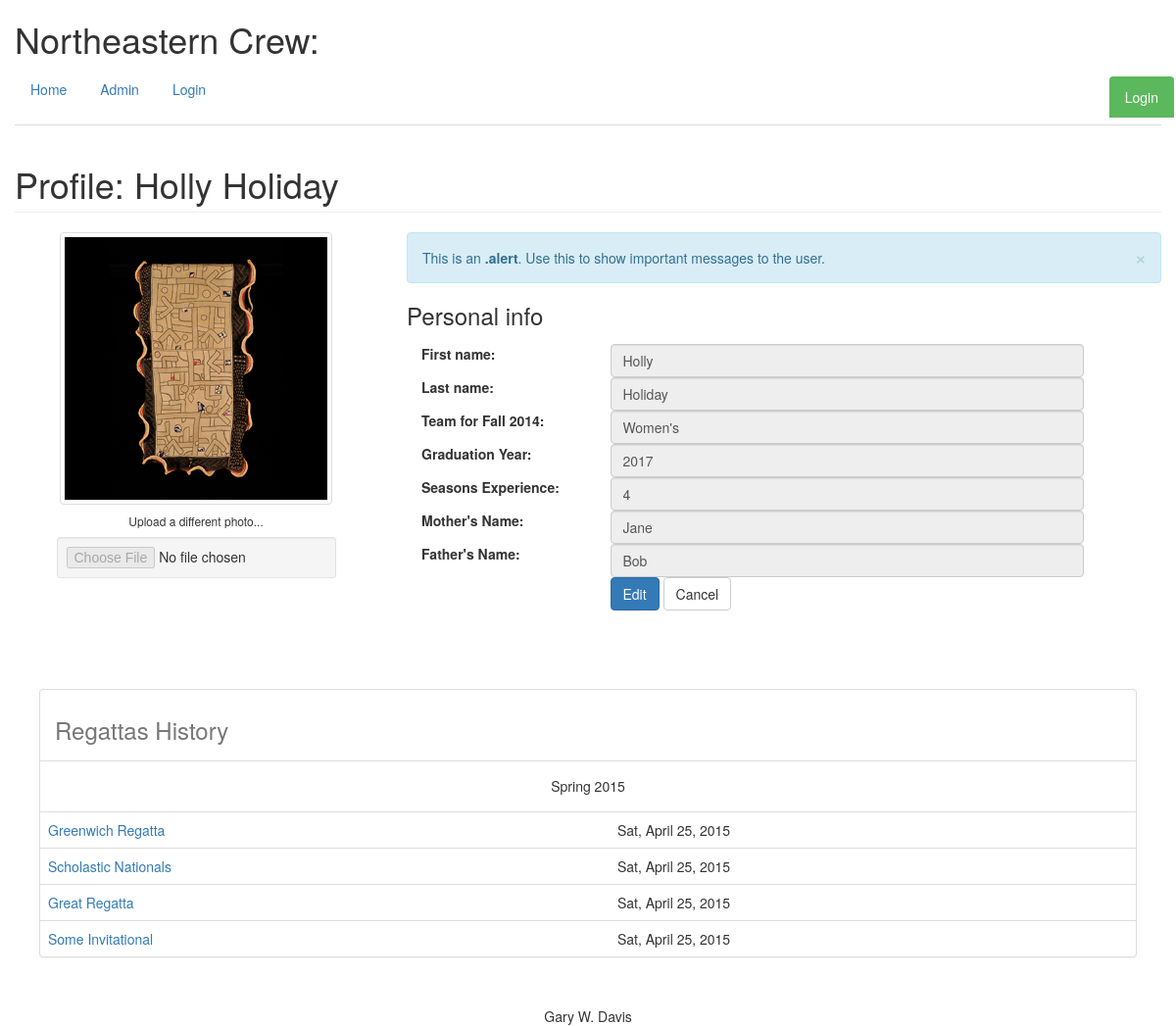
Before: /rower/8/ with the older database file.
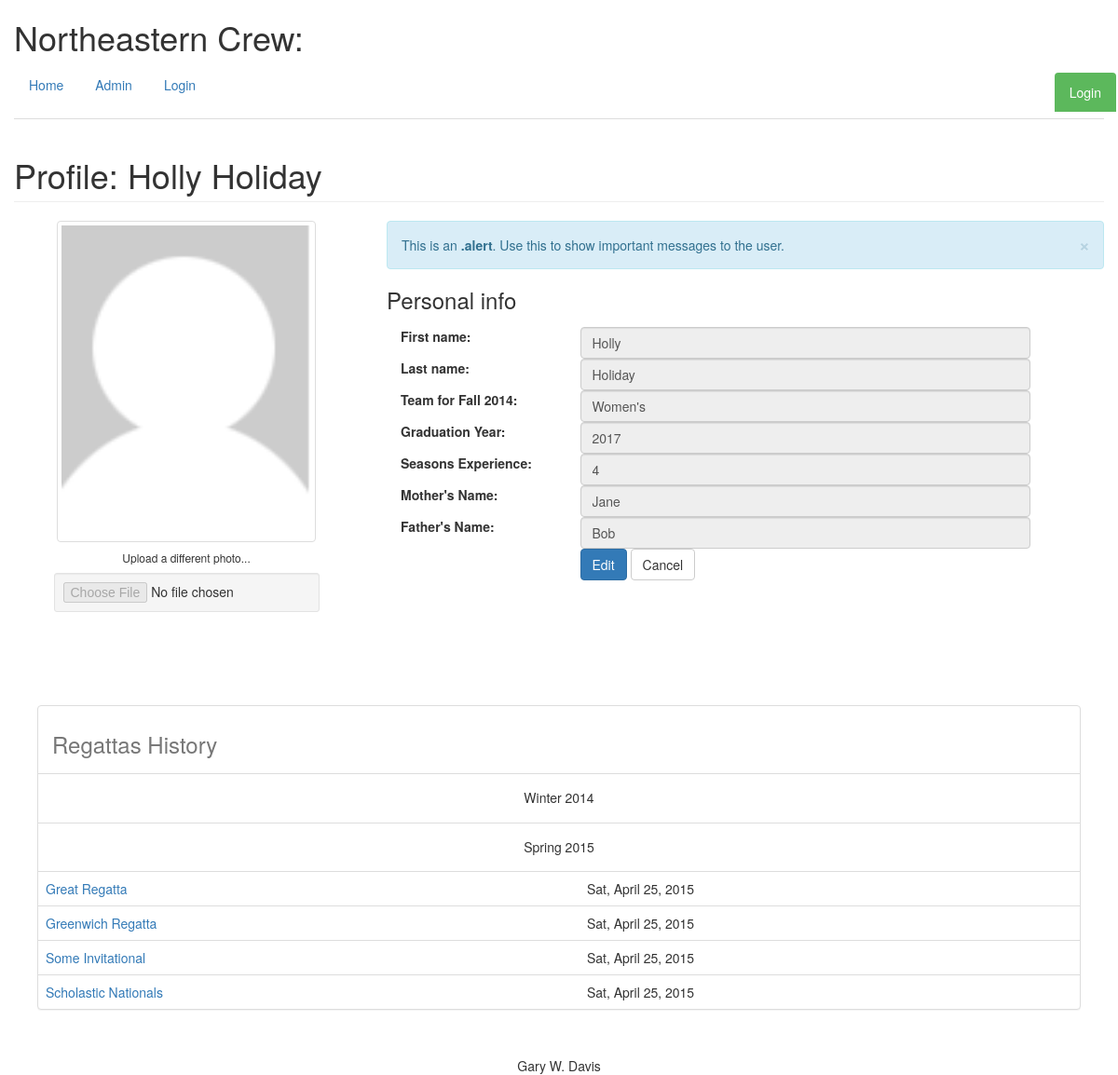
After: the same page with the newer database file.
### database_setup.py (models this page shows, shortened)
class Rowers(Base):
    __tablename__ = 'rowers'
    id = Column(Integer, primary_key=True)
    fname = Column(String(60), nullable=False)
    lname = Column(String(60), nullable=False)
    photo = Column(String(60))
    gyear = Column(String(4))
    experience = Column(String(15))
    mother = Column(String(60))
    father = Column(String(60))
    season = relationship('Seasons', secondary='rowerseasons')
    regatta = relationship('Regattas', secondary='rowerregattas')
    team = relationship('Teams', secondary='rowerteams')

class Seasons(Base):
    __tablename__ = 'seasons'
    id = Column(Integer, primary_key=True)
    name = Column(String(30), unique=True, nullable=False)
    short = Column(String(15), unique=True)
    description = Column(String(120))
    rower = relationship('Rowers', secondary='rowerseasons')

class Regattas(Base):
    __tablename__ = 'regattas'
    id = Column(Integer, primary_key=True)
    name = Column(String(250), nullable=False)
    season_id = Column(Integer, ForeignKey('seasons.id'), nullable=False)
    date = Column(DateTime)
    description = Column(String(250))
    weblink = Column(String(250))
    rower = relationship('Rowers', secondary='rowerregattas')
    season = relationship('Seasons')

### rowing.py (the view)
@app.route('/rower/<rower_id>/')
def showRower(rower_id):
    rower = db_helper.get_rower_from_rower_id(rower_id)
    current_season = db_helper.get_current_season()
    current_team = db_helper.get_current_season_teams_for_rower_id(rower_id)
    return render_template('rowerprofile.html', rower=rower,
                           currentseason=current_season,
                           currentteam=current_team)

### db_helper.py (called while the page is built)
def get_current_season():
    return session.query(Seasons).get(currentseason['season_id'])

def get_rower_from_rower_id(rower_id):
    return session.query(Rowers).get(rower_id)

def get_first(iterable, default=None):
    if iterable:
        for item in iterable:
            return item
    return default

def get_teams_for_rower_id_and_season_id(rower_id, season_id):
    rower = get_rower_from_rower_id(rower_id)
    current_team = get_first(rower.team)
    return current_team

def get_current_season_teams_for_rower_id(rower_id):
    season_id = get_current_season().id
    return get_teams_for_rower_id_and_season_id(rower_id, season_id)

### templates/rowerprofile.html (shortened to what this page needs)
{% extends "base.html" %}
{% block content %}
  <h1 class="page-header">Profile: {{rower.fname}} {{rower.lname}}</h1>
  <div class="row">
    <div class="col-md-4 col-sm-6 col-xs-12">
      <div class="text-center">
        <img src="{{ url_for('static',
              filename='images/' + rower.photo)}}" class="avatar img-rounded img-thumbnail" alt="avatar" width="75%">
        <h6>Upload a different photo...</h6>
        <input type="file" class="text-center center-block well well-sm" disabled="">
      </div>
    </div>
    <div class="col-md-8 col-sm-6 col-xs-12 personal-info">
      <div class="alert alert-info alert-dismissable">
        <a class="panel-close close" data-dismiss="alert">×</a>
        This is an <strong>.alert</strong>. Use this to show important messages to the user.
      </div>
      <h3>Personal info</h3>
      <form class="form-compact" role="form">
        <div class="form-group">
          <label class="col-lg-3 control-label">First name:</label>
          <div class="col-lg-8">
            <input class="form-control" value="{{rower.fname}}" type="text" disabled>
          </div>
        </div>
        <div class="form-group">
          <label class="col-lg-3 control-label">Last name:</label>
          <div class="col-lg-8">
            <input class="form-control" value="{{rower.lname}}" type="text" disabled>
          </div>
        </div>
        <div class="form-group">
          <label class="col-lg-3 control-label">Team for {{currentseason.name}}:</label>
          <div class="col-lg-8">
            <input class="form-control" value="{{currentteam.name}}" type="text" disabled>
          </div>
        </div>
        <div class="form-group">
          <label class="col-lg-3 control-label">Graduation Year:</label>
          <div class="col-lg-8">
            <input class="form-control" value="{{rower.gyear}}" type="text" disabled>
          </div>
        </div>
        <div class="form-group">
          <label class="col-lg-3 control-label">Seasons Experience:</label>
          <div class="col-lg-8">
            <input class="form-control" value="{{rower.experience}}" type="text" disabled>
          </div>
        </div>
        <div class="form-group">
          <label class="col-lg-3 control-label">Mother's Name:</label>
          <div class="col-lg-8">
            <input class="form-control" value="{{rower.mother}}" type="text" disabled>
          </div>
        </div>
        <div class="form-group">
          <label class="col-lg-3 control-label">Father's Name:</label>
          <div class="col-lg-8">
            <input class="form-control" value="{{rower.father}}" type="text" disabled>
          </div>
        </div>
        <div class="form-group">
          <label class="col-md-3 control-label"></label>
          <div class="col-md-8">
            <a class="btn btn-primary" href="{{url_for('editRower', rower_id=rower.id)}}" role="button">Edit</a>
            <a class="btn btn-default" onclick="goBack()" role="button">Cancel</a>
          </div>
        </div>
      </form>
    </div>
  </div>
  <div class = "row" style="padding-top: 40px;">
    <div class="panel panel-default", style="margin:40px">
      <table class="table table-hover" >
        <caption> <h3>Regattas History</h3></caption>
        {% for s in rower.season %}
          <tr><td colspan="2" align="center"><h5>{{s.name}}</h5></td></tr>
          {% for r in rower.regatta if r.season_id == s.id %}
            <tr><td><a href='{{url_for('showRegatta',regatta_id=r.id)}}'>{{r.name}}</a></td><td>{{r.date.strftime('%a, %B %d, %Y')}}</td></tr>
          {% endfor %}
        {% endfor %}
      </table>
    </div>
  </div>
{% endblock %}

Changed rows visible on the page:
changed Rowers "Holly": photo: a different picture
added Seasons: name "Winter 2014"
shown differently, row unchanged: Regattas "Great Regatta": moves up the list
shown differently, row unchanged: Regattas "Some Invitational": moves up the list
